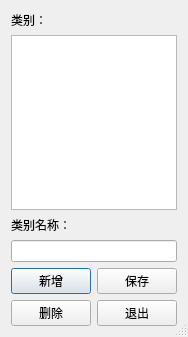
<?xml version="1.0" encoding="UTF-8"?>
<ui version="4.0">
 <class>TypeManageDlg</class>
 <widget class="QDialog" name="TypeManageDlg">
  <property name="geometry">
   <rect>
    <x>0</x>
    <y>0</y>
    <width>184</width>
    <height>337</height>
   </rect>
  </property>
  <property name="windowTitle">
   <string>模板类别管理</string>
  </property>
  <property name="sizeGripEnabled">
   <bool>true</bool>
  </property>
  <layout class="QHBoxLayout" name="horizontalLayout_3">
   <item>
    <layout class="QVBoxLayout" name="verticalLayout_2">
     <item>
      <layout class="QVBoxLayout" name="verticalLayout">
       <item>
        <widget class="QLabel" name="label_2">
         <property name="text">
          <string>类别：</string>
         </property>
        </widget>
       </item>
       <item>
        <widget class="QListWidget" name="lstTypes"/>
       </item>
      </layout>
     </item>
     <item>
      <widget class="QLabel" name="label">
       <property name="text">
        <string>类别名称：</string>
       </property>
      </widget>
     </item>
     <item>
      <widget class="QLineEdit" name="edtTypeName"/>
     </item>
     <item>
      <layout class="QHBoxLayout" name="horizontalLayout">
       <item>
        <spacer name="horizontalSpacer_2">
         <property name="orientation">
          <enum>Qt::Horizontal</enum>
         </property>
         <property name="sizeHint" stdset="0">
          <size>
           <width>40</width>
           <height>20</height>
          </size>
         </property>
        </spacer>
       </item>
       <item>
        <widget class="QPushButton" name="btnAdd">
         <property name="text">
          <string>新增</string>
         </property>
        </widget>
       </item>
       <item>
        <widget class="QPushButton" name="btnSave">
         <property name="text">
          <string>保存</string>
         </property>
        </widget>
       </item>
      </layout>
     </item>
     <item>
      <layout class="QHBoxLayout" name="horizontalLayout_2">
       <item>
        <spacer name="horizontalSpacer">
         <property name="orientation">
          <enum>Qt::Horizontal</enum>
         </property>
         <property name="sizeHint" stdset="0">
          <size>
           <width>40</width>
           <height>20</height>
          </size>
         </property>
        </spacer>
       </item>
       <item>
        <widget class="QPushButton" name="btnDelete">
         <property name="text">
          <string>删除</string>
         </property>
        </widget>
       </item>
       <item>
        <widget class="QPushButton" name="btnQuit">
         <property name="text">
          <string>退出</string>
         </property>
        </widget>
       </item>
      </layout>
     </item>
    </layout>
   </item>
  </layout>
 </widget>
 <resources/>
 <connections>
  <connection>
   <sender>btnQuit</sender>
   <signal>clicked()</signal>
   <receiver>TypeManageDlg</receiver>
   <slot>accept()</slot>
   <hints>
    <hint type="sourcelabel">
     <x>457</x>
     <y>221</y>
    </hint>
    <hint type="destinationlabel">
     <x>272</x>
     <y>133</y>
    </hint>
   </hints>
  </connection>
 </connections>
</ui>
